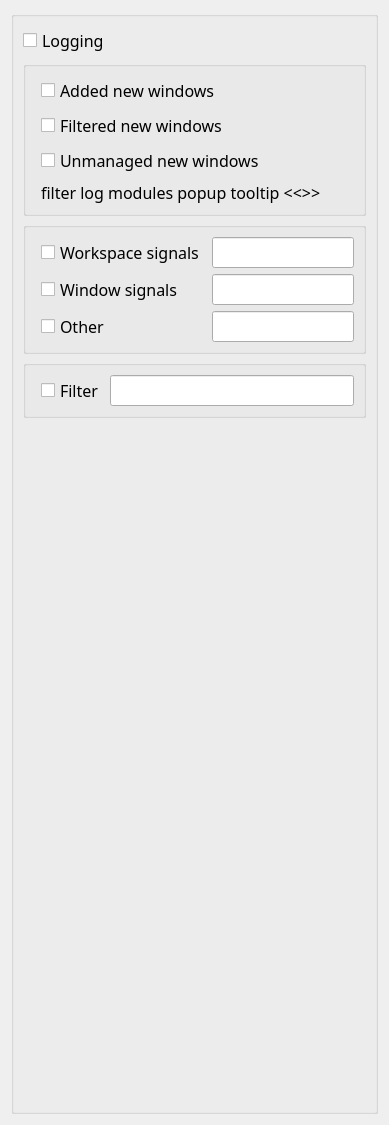
     <widget class="QWidget" name="_8_logTab">
      <property name="minimumSize">
       <size>
        <width>0</width>
        <height>1125</height>
       </size>
      </property>
      <property name="maximumSize">
       <size>
        <width>16777215</width>
        <height>1125</height>
       </size>
      </property>
      <attribute name="title">
       <string>Log</string>
      </attribute>
      <layout class="QVBoxLayout" name="verticalLayout_8">
       <item>
        <widget class="QGroupBox" name="groupBox_8">
         <property name="title">
          <string/>
         </property>
         <property name="flat">
          <bool>true</bool>
         </property>
         <layout class="QVBoxLayout" name="verticalLayout_11">
          <item>
           <widget class="QCheckBox" name="kcfg_logging">
            <property name="sizePolicy">
             <sizepolicy hsizetype="Minimum" vsizetype="Minimum">
              <horstretch>0</horstretch>
              <verstretch>0</verstretch>
             </sizepolicy>
            </property>
            <property name="font">
             <font>
              <family>Noto Sans</family>
              <pointsize>12</pointsize>
              <italic>false</italic>
              <bold>false</bold>
             </font>
            </property>
            <property name="toolTip">
             <string>Use this option to debug the script or submit detailed bug report.</string>
            </property>
            <property name="text">
             <string>Logging</string>
            </property>
           </widget>
          </item>
          <item>
           <widget class="QGroupBox" name="groupBox_10">
            <property name="title">
             <string/>
            </property>
            <property name="flat">
             <bool>true</bool>
            </property>
            <layout class="QVBoxLayout" name="verticalLayout_16">
             <property name="leftMargin">
              <number>15</number>
             </property>
             <item>
              <widget class="QCheckBox" name="kcfg_logNewWindows">
               <property name="font">
                <font>
                 <family>Noto Sans</family>
                 <pointsize>12</pointsize>
                 <italic>false</italic>
                 <bold>false</bold>
                </font>
               </property>
               <property name="toolTip">
                <string>&lt;html&gt;&lt;head/&gt;&lt;body&gt;&lt;p&gt;&lt;span style=&quot; font-size:12pt;&quot;&gt;logs all windows that Krohnkite indexes and manages&lt;/span&gt;&lt;/p&gt;&lt;/body&gt;&lt;/html&gt;</string>
               </property>
               <property name="text">
                <string>Added new windows</string>
               </property>
              </widget>
             </item>
             <item>
              <widget class="QCheckBox" name="kcfg_logFilteredWindows">
               <property name="font">
                <font>
                 <family>Noto Sans</family>
                 <pointsize>12</pointsize>
                 <italic>false</italic>
                 <bold>false</bold>
                </font>
               </property>
               <property name="toolTip">
                <string>&lt;html&gt;&lt;head/&gt;&lt;body&gt;&lt;p&gt;&lt;span style=&quot; font-size:12pt;&quot;&gt;logs all windows that Krohnkite does not manage for many reasons: service, dialog, etc.&lt;/span&gt;&lt;/p&gt;&lt;/body&gt;&lt;/html&gt;</string>
               </property>
               <property name="text">
                <string>Filtered new windows</string>
               </property>
              </widget>
             </item>
             <item>
              <widget class="QCheckBox" name="kcfg_logUnmanagedWindows">
               <property name="font">
                <font>
                 <family>Noto Sans</family>
                 <pointsize>12</pointsize>
                 <italic>false</italic>
                 <bold>false</bold>
                </font>
               </property>
               <property name="toolTip">
                <string>&lt;html&gt;&lt;head/&gt;&lt;body&gt;&lt;p&gt;&lt;span style=&quot; font-size:12pt;&quot;&gt;logs all windows that Krohkite could manage if not for the filters in the configuration&lt;/span&gt;&lt;/p&gt;&lt;/body&gt;&lt;/html&gt;</string>
               </property>
               <property name="text">
                <string>Unmanaged new windows</string>
               </property>
              </widget>
             </item>
             <item>
              <widget class="QLabel" name="label_40">
               <property name="font">
                <font>
                 <family>Noto Sans</family>
                 <pointsize>12</pointsize>
                 <italic>false</italic>
                 <bold>false</bold>
                </font>
               </property>
               <property name="toolTip">
                <string>&lt;html&gt;&lt;head/&gt;&lt;body&gt;&lt;h4 style=&quot; margin-top:12px; margin-bottom:12px; margin-left:0px; margin-right:0px; -qt-block-indent:0; text-indent:0px;&quot;&gt;&lt;span style=&quot; font-size:medium; font-weight:700;&quot;&gt;Filtering log modules&lt;/span&gt;&lt;/h4&gt;&lt;p&gt;the group of the log modules checkbox enables the entire group of log modules at once and in order to include only certain modules there is a line-edit nearby. Examples:&lt;/p&gt;&lt;ul style=&quot;margin-top: 0px; margin-bottom: 0px; margin-left: 0px; margin-right: 0px; -qt-list-indent: 1;&quot;&gt;&lt;li style=&quot; margin-top:12px; margin-bottom:0px; margin-left:0px; margin-right:0px; -qt-block-indent:0; text-indent:0px;&quot;&gt;&lt;span style=&quot; font-family:'Hack';&quot;&gt;1,4-&lt;/span&gt; - enable only the first and from the fourth to the last module&lt;/li&gt;&lt;li style=&quot; margin-top:0px; margin-bottom:12px; margin-left:0px; margin-right:0px; -qt-block-indent:0; text-indent:0px;&quot;&gt;&lt;span style=&quot; font-family:'Hack';&quot;&gt;!1,4-6&lt;/span&gt; - the exclamation mark at the beginning turns on the exclude mode, so this line will enable all modules except 1 and from 4 to 6. &lt;span style=&quot; font-family:'Hack';&quot;&gt;!&lt;/span&gt; - the exclamation mark you can use only once in the beginning, to enable the exclude mode.&lt;/li&gt;&lt;/ul&gt;&lt;/body&gt;&lt;/html&gt;</string>
               </property>
               <property name="text">
                <string>filter log modules popup tooltip &lt;&lt;&lt;hover me&gt;&gt;&gt;</string>
               </property>
              </widget>
             </item>
            </layout>
           </widget>
          </item>
          <item>
           <widget class="QGroupBox" name="groupBox_25">
            <property name="title">
             <string/>
            </property>
            <property name="flat">
             <bool>true</bool>
            </property>
            <layout class="QGridLayout" name="gridLayout_26">
             <property name="leftMargin">
              <number>15</number>
             </property>
             <item row="1" column="1">
              <widget class="QLineEdit" name="kcfg_logWorkspaceSignalsSubmodules">
               <property name="font">
                <font>
                 <family>Noto Sans</family>
                 <pointsize>12</pointsize>
                 <italic>false</italic>
                 <bold>false</bold>
                </font>
               </property>
               <property name="toolTip">
                <string>&lt;html&gt;&lt;head/&gt;&lt;body&gt;&lt;h5 style=&quot; margin-top:12px; margin-bottom:4px; margin-left:0px; margin-right:0px; -qt-block-indent:0; text-indent:0px;&quot;&gt;&lt;span style=&quot; font-size:11pt; font-weight:700;&quot;&gt;Workspace signals log modules&lt;/span&gt;&lt;/h5&gt;&lt;p&gt;&lt;span style=&quot; font-size:11pt;&quot;&gt;1. screensChanged&lt;/span&gt;&lt;/p&gt;&lt;p&gt;&lt;span style=&quot; font-size:11pt;&quot;&gt;2. virtualScreenGeometryChanged&lt;/span&gt;&lt;/p&gt;&lt;p&gt;&lt;span style=&quot; font-size:11pt;&quot;&gt;3. currentActivityChanged&lt;/span&gt;&lt;/p&gt;&lt;p&gt;&lt;span style=&quot; font-size:11pt;&quot;&gt;4. currentDesktopChanged&lt;/span&gt;&lt;/p&gt;&lt;p&gt;&lt;span style=&quot; font-size:11pt;&quot;&gt;5. windowAdded&lt;/span&gt;&lt;/p&gt;&lt;p&gt;&lt;span style=&quot; font-size:11pt;&quot;&gt;6. windowActivated&lt;/span&gt;&lt;/p&gt;&lt;p&gt;&lt;span style=&quot; font-size:11pt;&quot;&gt;7. windowRemoved&lt;/span&gt;&lt;/p&gt;&lt;p&gt;&lt;span style=&quot; font-size:11pt;&quot;&gt;8. surfaceChanged&lt;/span&gt;&lt;/p&gt;&lt;p&gt;&lt;br/&gt;&lt;/p&gt;&lt;/body&gt;&lt;/html&gt;</string>
               </property>
              </widget>
             </item>
             <item row="3" column="1">
              <widget class="QLineEdit" name="kcfg_logOtherSubmodules">
               <property name="font">
                <font>
                 <family>Noto Sans</family>
                 <pointsize>12</pointsize>
                 <italic>false</italic>
                 <bold>false</bold>
                </font>
               </property>
               <property name="toolTip">
                <string>&lt;html&gt;&lt;head/&gt;&lt;body&gt;&lt;p&gt;&lt;span style=&quot; font-size:11pt; font-weight:700;&quot;&gt;All other log modules&lt;/span&gt;&lt;/p&gt;&lt;p&gt;&lt;span style=&quot; font-size:11pt;&quot;&gt;1. shortcut&lt;/span&gt;&lt;/p&gt;&lt;p&gt;&lt;span style=&quot; font-size:11pt;&quot;&gt;2. arrangeScreen&lt;/span&gt;&lt;/p&gt;&lt;p&gt;&lt;span style=&quot; font-size:11pt;&quot;&gt;3. printConfig&lt;/span&gt;&lt;/p&gt;&lt;p&gt;&lt;span style=&quot; font-size:11pt;&quot;&gt;4. setTimeout&lt;/span&gt;&lt;/p&gt;&lt;p&gt;&lt;span style=&quot; font-size:11pt;&quot;&gt;5. window&lt;/span&gt;&lt;/p&gt;&lt;p&gt;&lt;span style=&quot; font-size:11pt;&quot;&gt;6. dbus&lt;/span&gt;&lt;/p&gt;&lt;/body&gt;&lt;/html&gt;</string>
               </property>
              </widget>
             </item>
             <item row="1" column="0">
              <widget class="QCheckBox" name="kcfg_logWorkspaceSignals">
               <property name="font">
                <font>
                 <family>Noto Sans</family>
                 <pointsize>12</pointsize>
                 <italic>false</italic>
                 <bold>false</bold>
                </font>
               </property>
               <property name="text">
                <string>Workspace signals</string>
               </property>
              </widget>
             </item>
             <item row="2" column="0">
              <widget class="QCheckBox" name="kcfg_logWindowSignals">
               <property name="font">
                <font>
                 <family>Noto Sans</family>
                 <pointsize>12</pointsize>
                 <italic>false</italic>
                 <bold>false</bold>
                </font>
               </property>
               <property name="text">
                <string>Window signals     </string>
               </property>
              </widget>
             </item>
             <item row="2" column="1">
              <widget class="QLineEdit" name="kcfg_logWindowSignalsSubmodules">
               <property name="font">
                <font>
                 <family>Noto Sans</family>
                 <pointsize>12</pointsize>
                 <italic>false</italic>
                 <bold>false</bold>
                </font>
               </property>
               <property name="toolTip">
                <string>&lt;html&gt;&lt;head/&gt;&lt;body&gt;&lt;h5 style=&quot; margin-top:12px; margin-bottom:4px; margin-left:0px; margin-right:0px; -qt-block-indent:0; text-indent:0px;&quot;&gt;&lt;span style=&quot; font-size:11pt; font-weight:700;&quot;&gt;Window signals log modules&lt;/span&gt;&lt;/h5&gt;&lt;p&gt;&lt;span style=&quot; font-size:11pt;&quot;&gt;1. activitiesChanged&lt;/span&gt;&lt;/p&gt;&lt;p&gt;&lt;span style=&quot; font-size:11pt;&quot;&gt;2. bufferGeometryChanged&lt;/span&gt;&lt;/p&gt;&lt;p&gt;&lt;span style=&quot; font-size:11pt;&quot;&gt;3. desktopsChanged&lt;/span&gt;&lt;/p&gt;&lt;p&gt;&lt;span style=&quot; font-size:11pt;&quot;&gt;4. fullScreenChanged&lt;/span&gt;&lt;/p&gt;&lt;p&gt;&lt;span style=&quot; font-size:11pt;&quot;&gt;5. interactiveMoveResizeStepped&lt;/span&gt;&lt;/p&gt;&lt;p&gt;&lt;span style=&quot; font-size:11pt;&quot;&gt;6. maximizedAboutToChange&lt;/span&gt;&lt;/p&gt;&lt;p&gt;&lt;span style=&quot; font-size:11pt;&quot;&gt;7. minimizedChanged&lt;/span&gt;&lt;/p&gt;&lt;p&gt;&lt;span style=&quot; font-size:11pt;&quot;&gt;8. moveResizedChanged&lt;/span&gt;&lt;/p&gt;&lt;p&gt;&lt;span style=&quot; font-size:11pt;&quot;&gt;9. outputChanged&lt;/span&gt;&lt;/p&gt;&lt;p&gt;&lt;span style=&quot; font-size:11pt;&quot;&gt;10. stackingOrderChanged&lt;/span&gt;&lt;/p&gt;&lt;/body&gt;&lt;/html&gt;</string>
               </property>
              </widget>
             </item>
             <item row="3" column="0">
              <widget class="QCheckBox" name="kcfg_logOther">
               <property name="font">
                <font>
                 <family>Noto Sans</family>
                 <pointsize>12</pointsize>
                 <italic>false</italic>
                 <bold>false</bold>
                </font>
               </property>
               <property name="text">
                <string>Other                       </string>
               </property>
              </widget>
             </item>
            </layout>
           </widget>
          </item>
          <item>
           <widget class="QGroupBox" name="groupBox_26">
            <property name="title">
             <string/>
            </property>
            <property name="flat">
             <bool>true</bool>
            </property>
            <layout class="QGridLayout" name="gridLayout_27">
             <property name="leftMargin">
              <number>15</number>
             </property>
             <item row="0" column="1">
              <widget class="QLineEdit" name="kcfg_logFilterStr">
               <property name="font">
                <font>
                 <family>Noto Sans</family>
                 <pointsize>12</pointsize>
                 <italic>false</italic>
                 <bold>false</bold>
                </font>
               </property>
               <property name="toolTip">
                <string>&lt;html&gt;&lt;head/&gt;&lt;body&gt;&lt;p&gt;&lt;span style=&quot; font-size:11pt;&quot;&gt;Also, in addition to the fact that you can include only the modules you need, you can enable &lt;/span&gt;&lt;span style=&quot; font-family:'Hack'; font-size:11pt;&quot;&gt;Filter&lt;/span&gt;&lt;span style=&quot; font-size:11pt;&quot;&gt; checkbox and use other filters in filter line edit:&lt;/span&gt;&lt;/p&gt;&lt;p&gt;&lt;span style=&quot; font-size:11pt;&quot;&gt;- &lt;/span&gt;&lt;span style=&quot; font-size:11pt; font-weight:700;&quot;&gt;winclass&lt;/span&gt;&lt;/p&gt;&lt;p&gt;&lt;span style=&quot; font-size:11pt;&quot;&gt;Examples:&lt;/span&gt;&lt;/p&gt;&lt;p&gt;&lt;span style=&quot; font-family:'Hack'; font-size:11pt;&quot;&gt;- &lt;/span&gt;&lt;span style=&quot; font-family:'Hack'; font-size:11pt; font-weight:700;&quot;&gt;winclass=[konsole]&lt;/span&gt;&lt;span style=&quot; font-size:11pt; font-weight:700;&quot;/&gt;&lt;span style=&quot; font-size:11pt;&quot;&gt;- some modules may be filtered by a window class, so this logs modules will show only windows with class that contains &lt;/span&gt;&lt;span style=&quot; font-family:'Hack'; font-size:11pt;&quot;&gt;konsole&lt;/span&gt;&lt;span style=&quot; font-size:11pt;&quot;&gt; word.&lt;/span&gt;&lt;/p&gt;&lt;p&gt;&lt;span style=&quot; font-family:'Hack'; font-size:11pt;&quot;&gt;- &lt;/span&gt;&lt;span style=&quot; font-family:'Hack'; font-size:11pt; font-weight:700;&quot;&gt;!winclass=org.kde.elisa:org.kde.ruler&lt;/span&gt;&lt;span style=&quot; font-size:11pt;&quot;&gt; -Exclude Elisa and Kruler from log output&lt;/span&gt;&lt;/p&gt;&lt;/body&gt;&lt;/html&gt;</string>
               </property>
              </widget>
             </item>
             <item row="0" column="0">
              <widget class="QCheckBox" name="kcfg_logFilter">
               <property name="font">
                <font>
                 <family>Noto Sans</family>
                 <pointsize>12</pointsize>
                 <italic>false</italic>
                 <bold>false</bold>
                </font>
               </property>
               <property name="text">
                <string>Filter</string>
               </property>
              </widget>
             </item>
            </layout>
           </widget>
          </item>
          <item>
           <spacer name="verticalSpacer_7">
            <property name="orientation">
             <enum>Qt::Orientation::Vertical</enum>
            </property>
            <property name="sizeHint" stdset="0">
             <size>
              <width>20</width>
              <height>40</height>
             </size>
            </property>
           </spacer>
          </item>
         </layout>
        </widget>
       </item>
      </layout>
     </widget>
